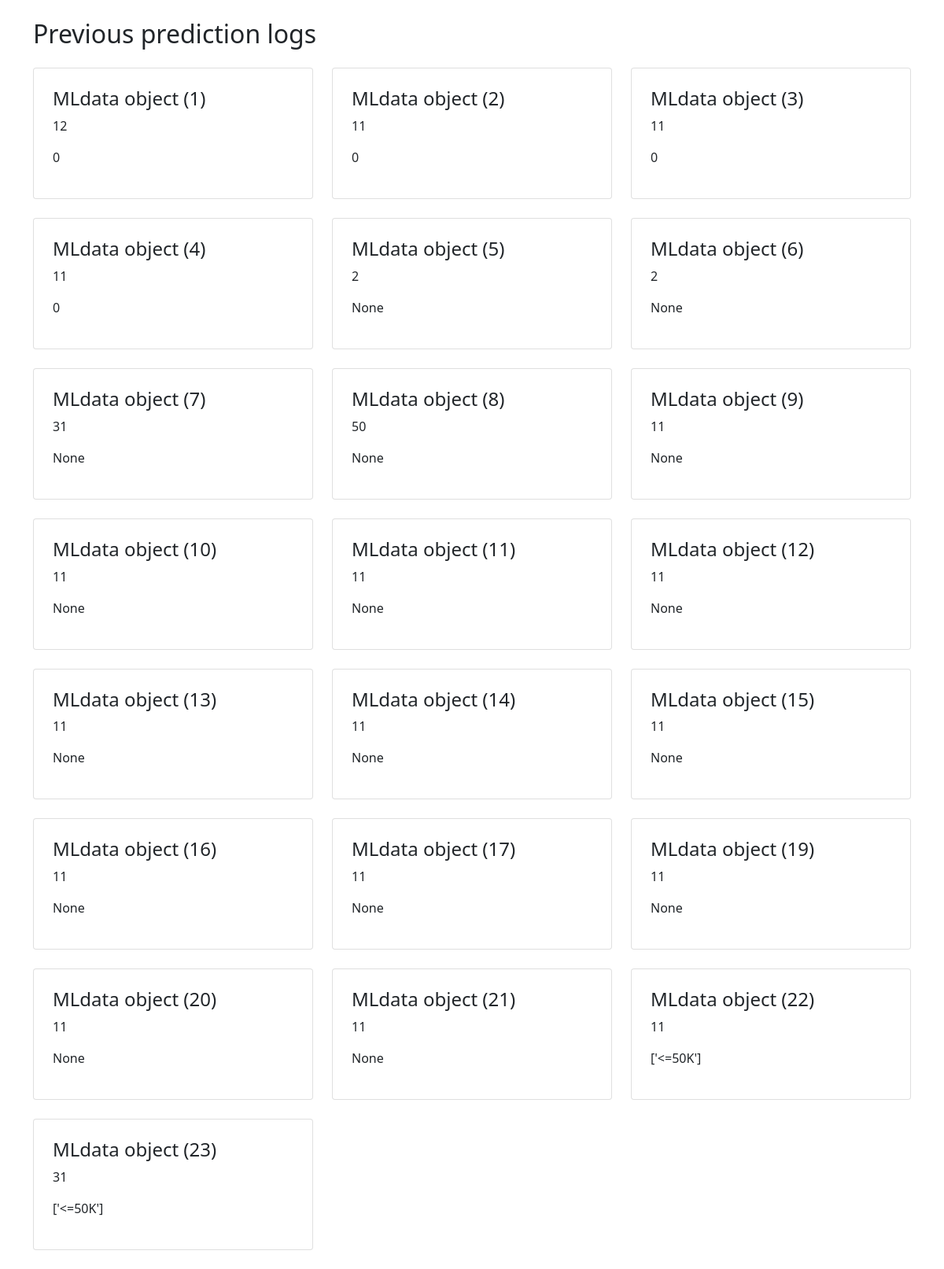
/logs/, run on the app's committed database.
### main/models.py (models this page shows)
class MLdata(models.Model):
    age = models.IntegerField(null = True)
    workclass = models.IntegerField(null = True)
    fnlwgt = models.IntegerField(null = True)
    education = models.IntegerField(null = True)
    education_num = models.IntegerField(null = True)
    martial_status = models.IntegerField(null = True)
    occupation = models.IntegerField(null = True)
    relationship = models.IntegerField(null = True)
    race = models.IntegerField(null = True)
    sex = models.IntegerField(null = True)
    capital_gain = models.IntegerField(null = True)
    capital_loss = models.IntegerField(null = True)
    hoursperweek = models.IntegerField(null = True)
    native_country = models.IntegerField(null = True)
    prediction = models.CharField(max_length = 20, null = True)

### main/views.py (the view)
# urls.py: path('logs/', views.logs, name = 'logs'),
def logs(request):
    logs = MLdata.objects.all()
    context = {'logs': logs}
    return render(request, 'logs.html', context)

### templates/logs.html (shortened to what this page needs)
<!DOCTYPE html>
<html>
  <head>
    <link href="https://cdn.jsdelivr.net/npm/bootstrap@5.0.2/dist/css/bootstrap.min.css" rel="stylesheet">
    </head>
    <body>
        <div class="container">
          <h2 class="my-4">Previous prediction logs</h2>
          <div class="row">
            {% for m in logs %}
            <div class="col-lg-4 col-md-6 col-sm-12 pb-4">
              <div class="card h-100 p-4">
                <h4>{{m}}</h4>
                <p>{{m.age}}</p>
                <p>{{m.prediction}}</p>
              </div>
            </div>
            {% empty %}
            <p>No predictions made by you yet</p>
            {% endfor %}
          </div>
        </div>
    </body>
</html>

### data on the page
MLdata: id "MLdata object (1)", age "12", prediction "0"
MLdata: id "MLdata object (2)", age "11", prediction "0"
MLdata: id "MLdata object (3)", age "11", prediction "0"
MLdata: id "MLdata object (4)", age "11", prediction "0"
MLdata: id "MLdata object (5)", age "2", prediction "None"
MLdata: id "MLdata object (6)", age "2", prediction "None"
MLdata: id "MLdata object (7)", age "31", prediction "None"
MLdata: id "MLdata object (8)", age "50", prediction "None"
MLdata: id "MLdata object (9)", age "11", prediction "None"
MLdata: id "MLdata object (10)", age "11", prediction "None"
MLdata: id "MLdata object (11)", age "11", prediction "None"
MLdata: id "MLdata object (12)", age "11", prediction "None"
MLdata: id "MLdata object (13)", age "11", prediction "None"
MLdata: id "MLdata object (14)", age "11", prediction "None"
MLdata: id "MLdata object (15)", age "11", prediction "None"
MLdata: id "MLdata object (16)", age "11", prediction "None"
MLdata: id "MLdata object (17)", age "11", prediction "None"
MLdata: id "MLdata object (19)", age "11", prediction "None"
MLdata: id "MLdata object (20)", age "11", prediction "None"
MLdata: id "MLdata object (21)", age "11", prediction "None"
MLdata: id "MLdata object (22)", age "11", prediction "['<=50K']"
MLdata: id "MLdata object (23)", age "31", prediction "['<=50K']"
